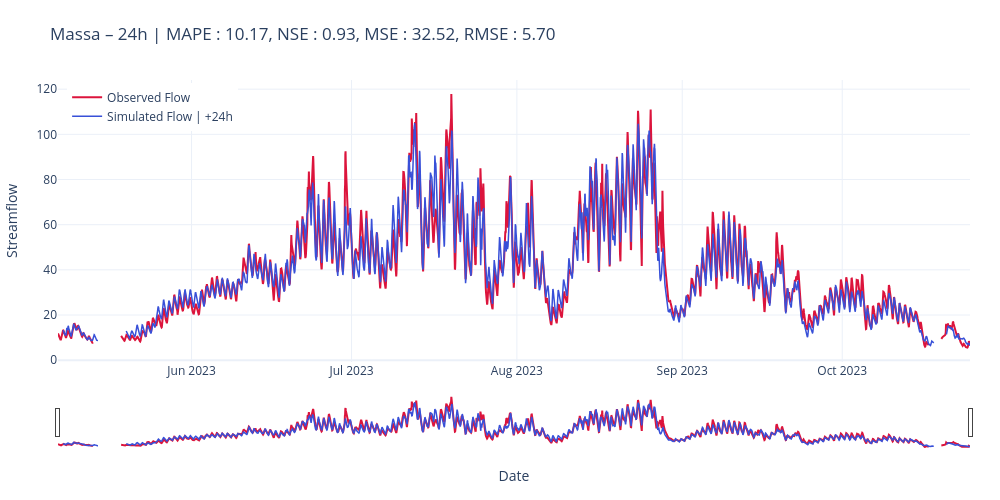

Notebook code cell kept with this figure:
### Code cell
scores_str = str.join(', ', [f"{key} : {scores[key]:.2f}" for key in scores])
title24 = f"Massa – {cfg.predict_last_n}h | " + scores_str

# plot_forecast_24h(measured=y_true, predicted=y_pred, title=title24, mode="list", horizons=[1, 6, cfg.predict_last_n])
plot_forecast_24h(measured=y_true, predicted=y_pred, title=title24, mode="list", horizons=[cfg.predict_last_n])

### Figure 1 — Plotly figure (JSON) as saved in the notebook; plotly's stock layout.template omitted (floating-point values rounded to 4 significant figures; data arrays with more than 128 entries replaced by an {"elided": "..."} marker saying what was removed)
{"data": [{"line": {"color": "crimson", "width": 2}, "mode": "lines", "name": "Observed Flow", "type": "scatter", "x": {"elided": "4105 str values"}, "y": {"elided": "4105 float values"}}, {"line": {"color": "#3850D8", "width": 1.5}, "mode": "lines", "name": "Simulated Flow | +24h", "type": "scatter", "x": {"elided": "4082 str values"}, "y": {"elided": "4082 float values"}}], "layout": {"dragmode": "zoom", "height": 500, "hovermode": "x unified", "legend": {"x": 0.01, "xanchor": "left", "y": 0.99, "yanchor": "top"}, "margin": {"b": 50, "l": 50, "r": 30, "t": 80}, "title": {"text": "Massa – 24h | MAPE : 10.17, NSE : 0.93, MSE : 32.52, RMSE : 5.70"}, "width": 1000, "xaxis": {"rangeslider": {"visible": true}, "title": {"text": "Date"}}, "yaxis": {"title": {"text": "Streamflow"}}}}
